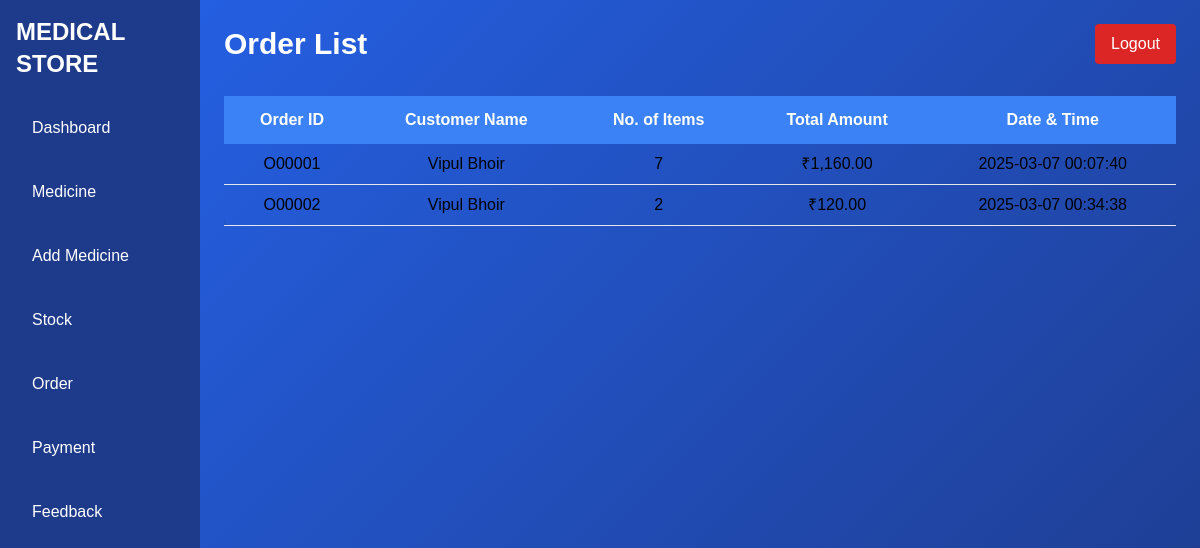
Page /view_order.php on the earlier database version.
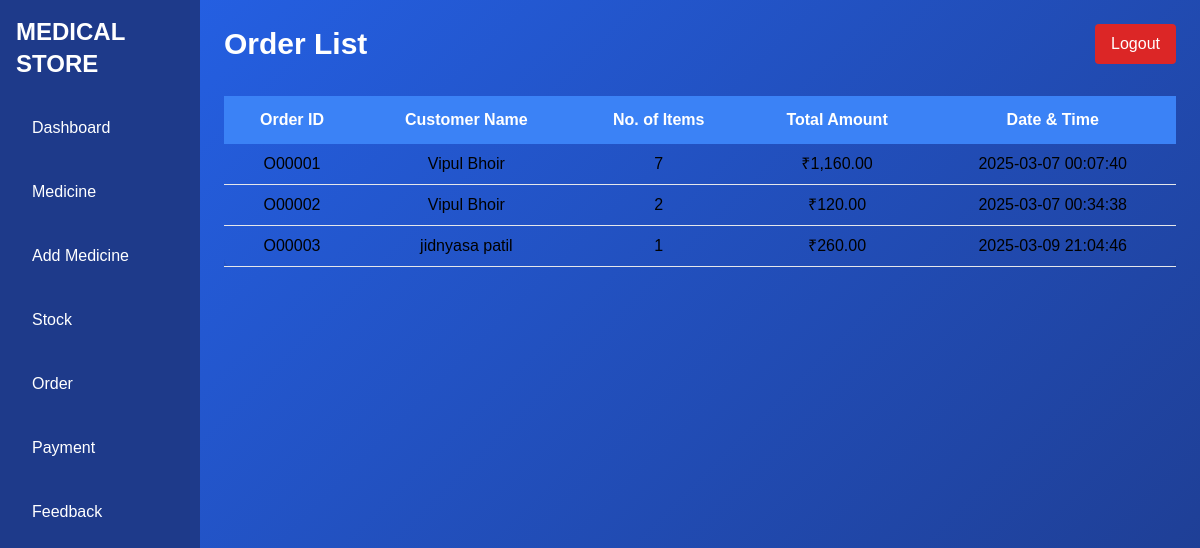
Same page on the later database version.
### tables this page shows
CREATE TABLE `orders` (
  `order_id` varchar(20) NOT NULL,
  `total_amount` int(11) NOT NULL,
  `no_of_items` int(11) NOT NULL,
  `date_time` datetime NOT NULL DEFAULT current_timestamp(),
  `c_id` varchar(20) NOT NULL,
  `order_status` enum('Pending','Completed') NOT NULL DEFAULT 'Pending'
);

CREATE TABLE `customer` (
  `c_id` varchar(20) NOT NULL,
  `name` varchar(255) NOT NULL,
  `contact` varchar(15) NOT NULL,
  `address` text NOT NULL,
  `email` varchar(255) NOT NULL,
  `u_id` int(11) NOT NULL
);

### view_order.php (the view, shortened to what this page needs)
<?php
include 'connection.php';
?>
<!DOCTYPE html>
<html lang="en">
<head>
    <link href="https://cdn.jsdelivr.net/npm/tailwindcss@2.2.19/dist/tailwind.min.css" rel="stylesheet">
</head>
<body>
<div class="flex">
    <div class="w-1/6 custom-sidebar text-white h-screen p-4">
        <h1 class="text-2xl font-bold mb-6">MEDICAL STORE</h1>
        <ul>
            <li class="mt-4"><a href="admin.php">Dashboard</a></li>
            <li class="mt-4"><a href="medicine.php">Medicine</a></li>
            <li class="mt-4"><a href="add_medicine.php">Add Medicine</a></li>
            <li class="mt-4"><a href="stock.php">Stock</a></li>
            <li class="mt-4"><a href="view_order.php">Order</a></li>
            <li class="mt-4"><a href="view_payment.php">Payment</a></li>
            <li class="mt-4"><a href="view_feedback.php">Feedback</a></li>
        </ul>
    </div>
    <div class="w-5/6 p-6">
        <div class="flex justify-between items-center">
            <h2 class="text-3xl font-bold">Order List</h2>
            <a href="logout1.php" class="bg-red-600 text-white py-2 px-4 rounded">Logout</a>
        </div>
        <div class="overflow-x-auto mt-8">
            <table class="min-w-full bg-teal shadow-md rounded-lg">
                <thead class="bg-blue-500 text-white">
                    <tr>
                        <th class="py-3 px-5">Order ID</th>
                        <th class="py-3 px-5">Customer Name</th>
                        <th class="py-3 px-5">No. of Items</th>
                        <th class="py-3 px-5">Total Amount</th>
                        <th class="py-3 px-5">Date & Time</th>
                    </tr>
                </thead>
                <tbody class="text-black">
                    <?php
                    $sql = "SELECT o.order_id, c.name, o.no_of_items, o.total_amount, o.date_time
                            FROM orders o
                            JOIN customer c ON o.c_id = c.c_id
                            ORDER BY o.date_time";
                    $result = $conn->query($sql);
                    if ($result->num_rows > 0) {
                        while ($row = $result->fetch_assoc()) {
                            echo "<tr class='border-b hover:bg-gray-100'>";
                            echo "<td class='py-2 px-5 text-center'>" . htmlspecialchars($row['order_id']) . "</td>";
                            echo "<td class='py-2 px-5 text-center'>" . htmlspecialchars($row['name']) . "</td>";
                            echo "<td class='py-2 px-5 text-center'>" . htmlspecialchars($row['no_of_items']) . "</td>";
                            echo "<td class='py-2 px-5 text-center'>₹" . number_format($row['total_amount'], 2) . "</td>";
                            echo "<td class='py-2 px-5 text-center'>" . htmlspecialchars($row['date_time']) . "</td>";
                            echo "</tr>";
                        }
                    } else {
                        echo "<tr><td colspan='5' class='py-2 px-4 text-center'>No orders found</td></tr>";
                    }
                    ?>
                </tbody>
            </table>
        </div>
    </div>
</div>
</body>
</html>

Differences in the rows shown:
added orders: order_id "O00003", c.name "jidnyasa patil", no_of_items "1", total_amount "260.00", date_time "2025-03-09 21:04:46"
